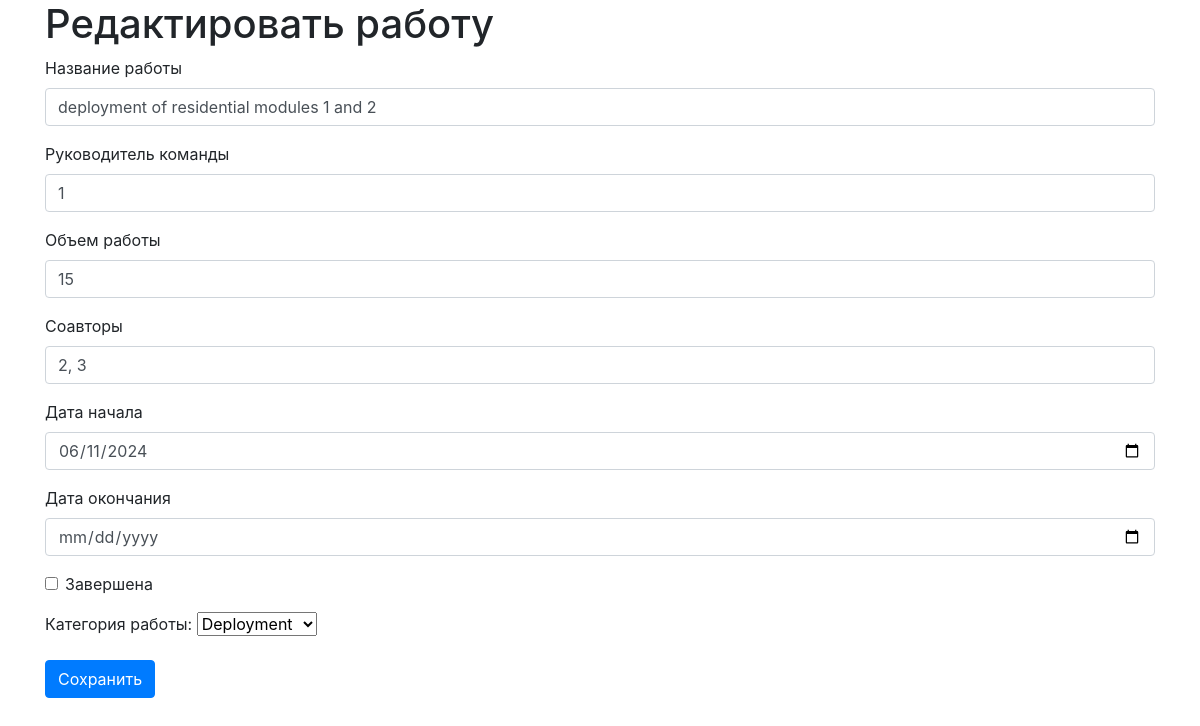
Screenshot of /edit_job/1 (signed in) with the database file from the repository.
### models.py (models this page shows)
class Job(Base):
    __tablename__ = 'jobs'
    id = Column(Integer, primary_key=True)
    job = Column(String)
    team_leader = Column(Integer)
    work_size = Column(Integer)
    collaborators = Column(String)
    start_date = Column(DateTime)
    end_date = Column(DateTime)
    is_finished = Column(Boolean)
    categories = relationship(
        "Category", secondary=job_category_association, back_populates="jobs")

### main.py (the view, shortened to what this page needs)
@app.route('/edit_job/<int:job_id>', methods=['GET', 'POST'])
def edit_job(job_id):
    if 'user_id' not in session:
        return redirect(url_for('login'))
    db_session = Session()
    job = db_session.query(Job).filter_by(id=job_id).first()
    categories = db_session.query(Category).all()
    db_session.close()
    return render_template('edit_job.html', job=job, categories=categories)

### templates/edit_job.html (shortened to what this page needs)
<!doctype html>
<html lang="ru">
<head>
    <link href="https://maxcdn.bootstrapcdn.com/bootstrap/4.5.2/css/bootstrap.min.css" rel="stylesheet">
</head>
<body>
    <div class="container">
        <h1>Редактировать работу</h1>
        <form method="POST">
            <div class="form-group">
                <label for="job">Название работы</label>
                <input type="text" class="form-control" id="job" name="job" value="{{ job.job }}" required>
            </div>
            <div class="form-group">
                <label for="team_leader">Руководитель команды</label>
                <input type="text" class="form-control" id="team_leader" name="team_leader" value="{{ job.team_leader }}" required>
            </div>
            <div class="form-group">
                <label for="work_size">Объем работы</label>
                <input type="number" class="form-control" id="work_size" name="work_size" value="{{ job.work_size }}" required>
            </div>
            <div class="form-group">
                <label for="collaborators">Соавторы</label>
                <input type="text" class="form-control" id="collaborators" name="collaborators" value="{{ job.collaborators }}" required>
            </div>
            <div class="form-group">
                <label for="start_date">Дата начала</label>
                <input type="date" class="form-control" id="start_date" name="start_date" value="{{ job.start_date.strftime('%Y-%m-%d') if job.start_date else '' }}" required>
            </div>
            <div class="form-group">
                <label for="end_date">Дата окончания</label>
                <input type="date" class="form-control" id="end_date" name="end_date" value="{{ job.end_date.strftime('%Y-%m-%d') if job.end_date else '' }}">
            </div>
            <div class="form-group form-check">
                <input type="checkbox" class="form-check-input" id="is_finished" name="is_finished" {% if job.is_finished %}checked{% endif %}>
                <label class="form-check-label" for="is_finished">Завершена</label>
            </div>
            <div class="form-group">
                <label for="category">Категория работы:</label>
                <select name="category" id="category">
                    {% for category in categories %}
                        <option value="{{ category.id }}">{{ category.name }}</option>
                    {% endfor %}
                </select>
            </div>
            <button type="submit" class="btn btn-primary">Сохранить</button>
        </form>
    </div>
</body>
</html>

### rows the page displays
Job: job "deployment of residential modules 1 and 2", team_leader "1", work_size "15", collaborators "2, 3", start_date "06/11/2024"

### other values shown
form field category "Deployment"
